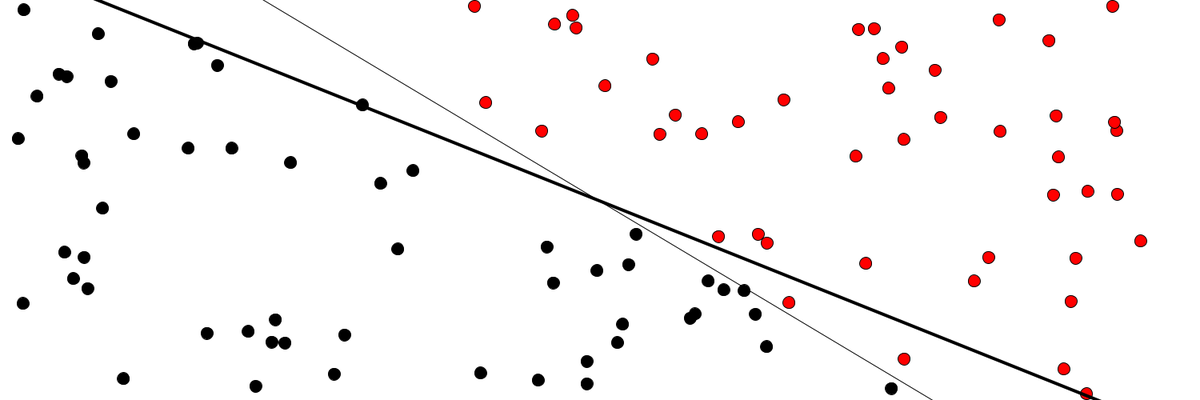
Frame 1 (no input)
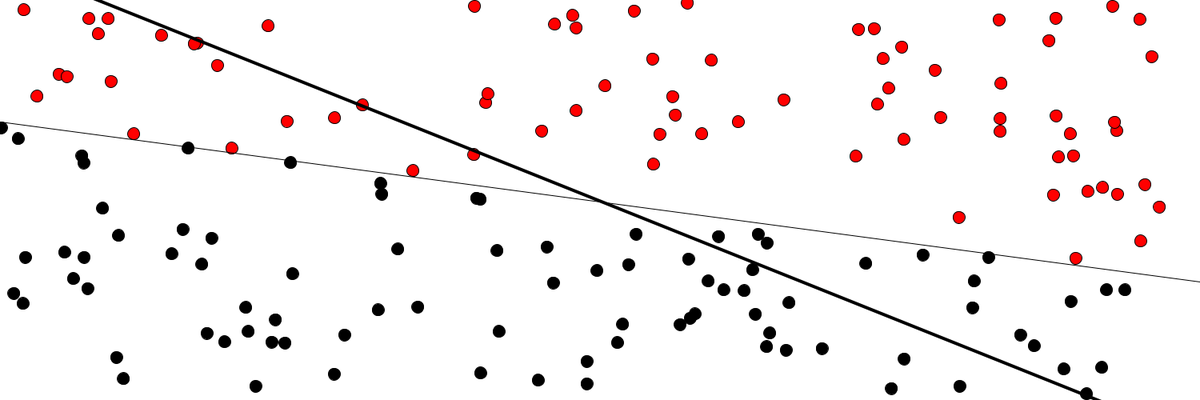
Frame 60 (the mouse pressed at the canvas centre just before this capture)
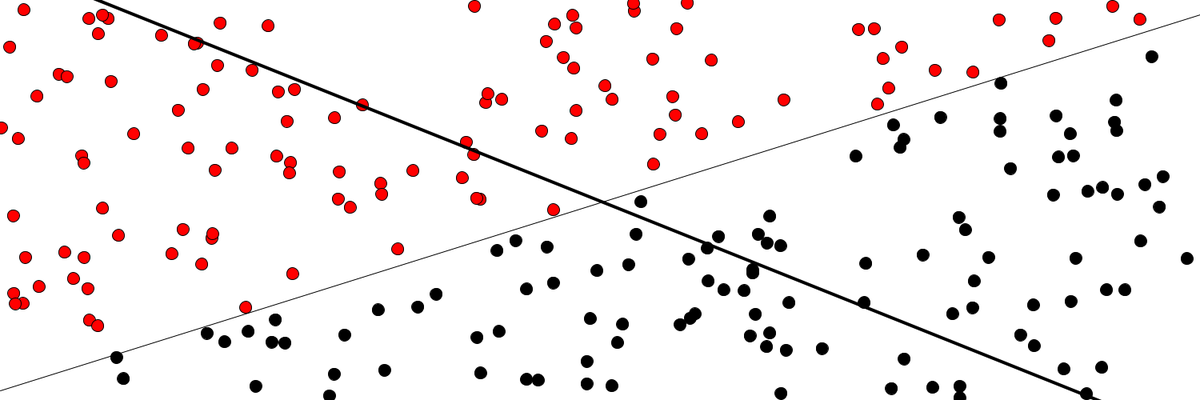
Frame 120 (the mouse held since frame 60 and released just before this capture)

The Processing sketch that drew these frames (run headless with seeded random() and noise(); from frame 60 on, the mouse is pressed at the canvas centre):

// Processing sketch: The_BasicNN
// ── The_BasicNN.pde
int count;
PVector start;
PVector end;
float f(float x){
  return  0.4*x+1;
}
Perceptron perceptron;
ArrayList<Trainer> trainers;

float xmin;
float ymin;
float xmax;
float ymax;

void setup()
{
  size(1500,500);
  xmin = -width/2;
  ymin = -height/2;
  xmax =  width/2;
  ymax =  height/2;
  count = 0;
  perceptron = new Perceptron(3);
  trainers = new ArrayList<Trainer>();
  for(int i = 0;i<100;i++)
  {
     trainers.add(new Trainer(random(-width/2,width/2),random(-height/2,height/2))); 
  }
}

void draw()
{
  background(255);
  translate(width/2,height/2);
  perceptron.train(trainers.get(count).answer,trainers.get(count).inputs);
  count = (count+1)%trainers.size();
  
  for(int i = 0;i<trainers.size();i++)
  {
      int value = perceptron.feedforward(trainers.get(i).inputs);
      
      if(value>0) fill(255,0,0);
      else fill(0);
      ellipse(trainers.get(i).inputs[0],trainers.get(i).inputs[1],15,15);
  }
  trainers.add(new Trainer(random(-width/2,width/2),random(-height/2,height/2)));
  drawLine();
}


void drawLine()
{
   stroke(2);
   fill(150);
   strokeWeight(4);
   float x1 = xmin;
   float y1 = f(x1);
   float x2 = xmax;
   float y2 = f(x2);
   line(x1,y1,x2,y2);
   
   
   stroke(0);
  strokeWeight(1);
  float[] weights = perceptron.getWeights();
  x1 = xmin;
  y1 = (-weights[2] - weights[0]*x1)/weights[1];
  x2 = xmax;
  y2 = (-weights[2] - weights[0]*x2)/weights[1];
  line(x1,y1,x2,y2);
}
// ── Perceptron.pde
class Perceptron
{
   float[] weights;
   float c;
   
   Perceptron(int N)
   {
     c = 0.00001;
     weights = new float[N];
     for(int i = 0;i<N;i++)
     {
        weights[i] = random(-1,1); 
     }
   }
   
   int feedforward(float[]inputs)
   {
     float sum = 0;
     for(int i = 0;i<weights.length;i++)
     {
         sum+=weights[i]*inputs[i];
     }
     return active(sum);
   }
   
   int active(float sum)
   {
     if(sum>0) return 1; 
     //if on the right is -1
     return -1;
     //if on the left is 1
   }
   
   void train(float answer,float[] inputs)
   {
     int guess = feedforward(inputs);
     float error = answer-guess;
     for(int i = 0;i<weights.length;i++)
     {
        weights[i]+=c*error*inputs[i];
     }
   }
   
   
   float[] getWeights()
   {
      return weights; 
   }
}
// ── Trainer.pde
class Trainer
{
   float []inputs;
   int answer;
   
   Trainer(float x,float y)
   {
     inputs = new float[3];
     inputs[0] = x;
     inputs[1] = y;
     inputs[2] = 1;
     
     if(y<f(x)) answer = -1;
     else answer = 1;
   }
}
